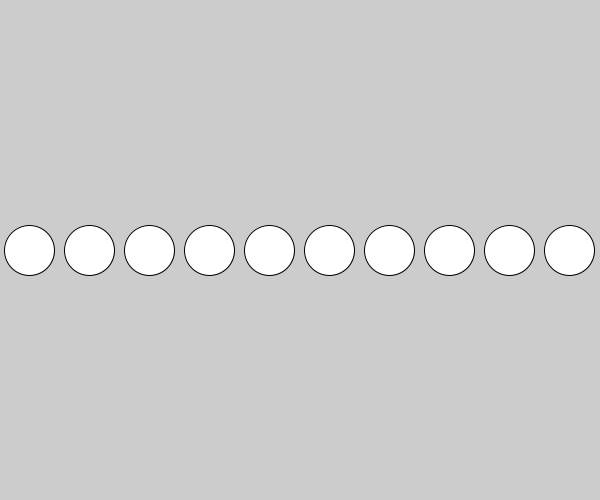
Frame 1 (no input)
Frame 60 (the mouse pressed at the canvas centre just before this capture): identical to frame 1, image omitted
Frame 120 (the mouse held since frame 60 and released just before this capture): identical to frame 1, image omitted

The Processing sketch that drew this single still picture (run headless with seeded random() and noise(); from frame 60 on, the mouse is pressed at the canvas centre):

// Processing sketch: Circles_across_a_screen
// ── Circles_across_a_screen.pde
float x = 29;
float y = 10;
void setup() {
  size (600, 500);
}
void draw() {

  while (x < width) {
    ellipse (x, height/2, 50, 50);
    x+= 60;
  }
}
